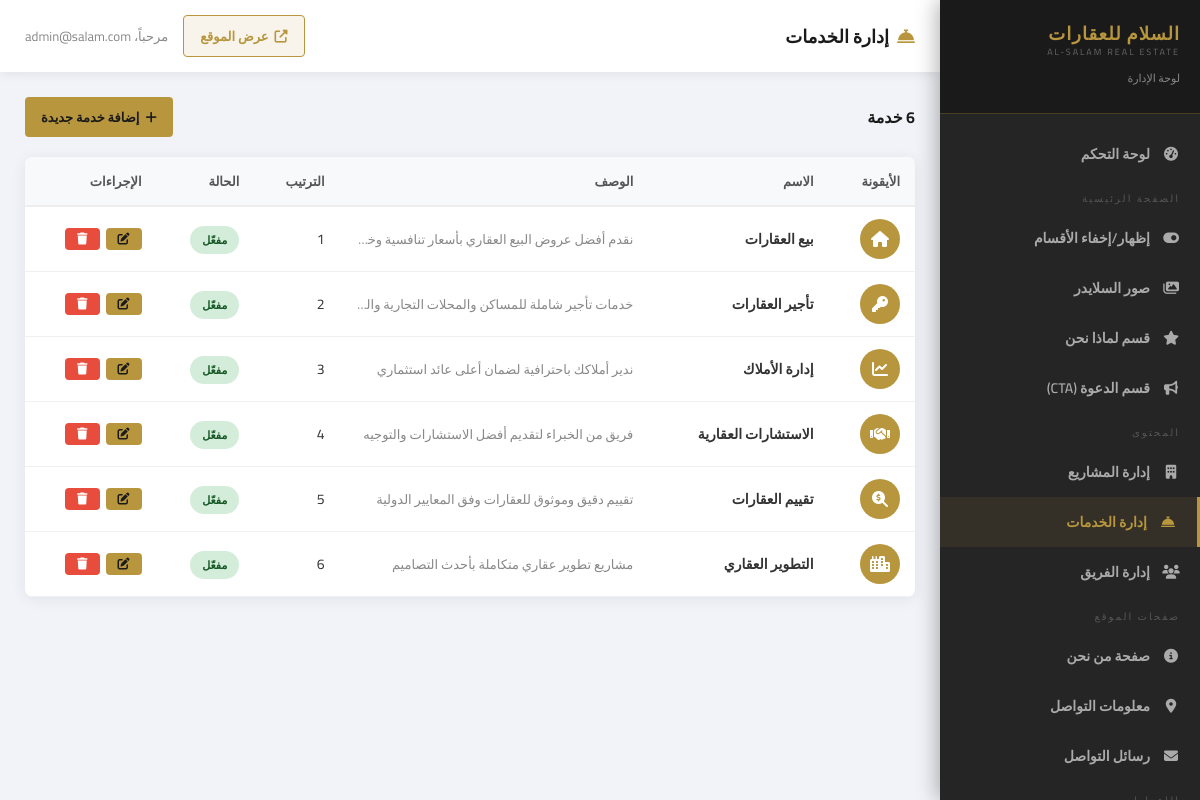
Screenshot of /admin/services.php (signed in) with the database file from the repository.
### tables this page shows
CREATE TABLE services (
    id INTEGER PRIMARY KEY AUTOINCREMENT,
    name TEXT NOT NULL,
    description TEXT,
    icon TEXT DEFAULT 'fa-building',
    image_path TEXT,
    order_by INTEGER DEFAULT 0,
    active INTEGER DEFAULT 1
);

### admin/services.php (the view, shortened to what this page needs)
<?php
require_once __DIR__ . '/../includes/admin-check.php';
$services = $pdo->query("SELECT * FROM services ORDER BY order_by ASC, id ASC")->fetchAll();
include __DIR__ . '/../includes/admin-header.php';
?>
<div class="page-actions">
    <h3 style="font-size:16px;font-weight:700;color:var(--dark);"><?php echo count($services); ?> خدمة</h3>
    <a href="/admin/service-form.php" class="btn btn-gold"><i class="fas fa-plus"></i> إضافة خدمة جديدة</a>
</div>
<div class="admin-card">
    <div class="admin-card-body" style="padding:0;">
        <?php if (empty($services)): ?>
        <div class="empty-state"><i class="fas fa-concierge-bell"></i><p>لا توجد خدمات. ابدأ بإضافة خدمة جديدة.</p></div>
        <?php else: ?>
        <table class="admin-table">
            <thead><tr><th>الأيقونة</th><th>الاسم</th><th>الوصف</th><th>الترتيب</th><th>الحالة</th><th>الإجراءات</th></tr></thead>
            <tbody>
            <?php foreach ($services as $s): ?>
            <tr>
                <td><div style="width:40px;height:40px;background:var(--gold);border-radius:50%;display:flex;align-items:center;justify-content:center;"><i class="fas <?php echo htmlspecialchars($s['icon']??'fa-building'); ?>" style="color:#fff;font-size:16px;"></i></div></td>
                <td><strong><?php echo htmlspecialchars($s['name']); ?></strong></td>
                <td style="max-width:250px;overflow:hidden;text-overflow:ellipsis;white-space:nowrap;color:#888;font-size:13px;"><?php echo htmlspecialchars($s['description']??''); ?></td>
                <td><?php echo $s['order_by']; ?></td>
                <td><a href="?toggle=<?php echo $s['id']; ?>" class="badge <?php echo $s['active']?'badge-green':'badge-red'; ?>" style="text-decoration:none;"><?php echo $s['active']?'مفعّل':'معطّل'; ?></a></td>
                <td>
                    <div style="display:flex;gap:6px;">
                        <a href="/admin/service-form.php?id=<?php echo $s['id']; ?>" class="btn btn-sm btn-gold"><i class="fas fa-edit"></i></a>
                        <a href="?delete=<?php echo $s['id']; ?>" class="btn btn-sm btn-red delete-btn"><i class="fas fa-trash"></i></a>
                    </div>
                </td>
            </tr>
            <?php endforeach; ?>
            </tbody>
        </table>
        <?php endif; ?>
    </div>
</div>
<?php include __DIR__ . '/../includes/admin-footer.php'; ?>

### assets/css/style.css (style rules this page uses)
:root { --gold: #b8963e; --gold-light: #d4a847; --gold-dark: #8c6e2a; --dark: #1a1a1a; --dark2: #252525; --dark3: #2f2f2f; --light: #f5f0e8; --white: #ffffff; --gray: #888; --gray-light: #f8f5f0; --text: #333; }
* { margin: 0; padding: 0; box-sizing: border-box; }
html { scroll-behavior: smooth; }
body { font-family: 'Cairo', 'Segoe UI', sans-serif; direction: rtl; color: var(--text); background: var(--white); overflow-x: hidden; }
a { text-decoration: none; color: inherit; transition: all 0.3s; }
.admin-body { background: #f1f3f8; min-height: 100vh; font-family: 'Cairo', sans-serif; direction: rtl; }
.admin-card { background: var(--white); border-radius: 8px; box-shadow: 0 2px 15px rgba(0,0,0,0.07); margin-bottom: 25px; overflow: hidden; }
.admin-card-body { padding: 22px; }
.admin-table { width: 100%; border-collapse: collapse; }
.admin-table th { background: #f8f9fa; padding: 12px 15px; font-size: 13px; font-weight: 700; color: #555; text-align: right; border-bottom: 2px solid #eee; }
.admin-table td { padding: 12px 15px; font-size: 14px; border-bottom: 1px solid #f0f0f0; vertical-align: middle; }
.badge { padding: 4px 12px; border-radius: 20px; font-size: 11px; font-weight: 700; }
.badge-green { background: #d4edda; color: #155724; }
.btn { padding: 8px 16px; border-radius: 4px; font-size: 13px; font-weight: 600; cursor: pointer; border: none; font-family: 'Cairo', sans-serif; transition: all 0.2s; display: inline-flex; align-items: center; gap: 6px; }
.btn-gold { background: var(--gold); color: var(--dark); }
.btn-red { background: #e74c3c; color: var(--white); }
.btn-sm { padding: 5px 12px; font-size: 12px; }
.page-actions { display: flex; gap: 10px; align-items: center; justify-content: space-between; margin-bottom: 20px; }

### rows the page displays
services: name "بيع العقارات", order_by "1", active "مفعّل"
services: name "تأجير العقارات", order_by "2", active "مفعّل"
services: name "إدارة الأملاك", description "ندير أملاكك باحترافية لضمان أعلى عائد استثماري", order_by "3", active "مفعّل"
services: name "الاستشارات العقارية", description "فريق من الخبراء لتقديم أفضل الاستشارات والتوجيه", order_by "4", active "مفعّل"
services: name "تقييم العقارات", description "تقييم دقيق وموثوق للعقارات وفق المعايير الدولية", order_by "5", active "مفعّل"
services: name "التطوير العقاري", description "مشاريع تطوير عقاري متكاملة بأحدث التصاميم", order_by "6", active "مفعّل"

### other values shown
$admin_title "إدارة الخدمات"
$_SESSION['admin_email'] "admin@salam.com"
count($services) "6"
